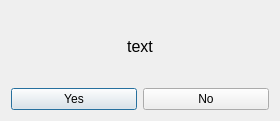
<?xml version="1.0" encoding="UTF-8"?>
<ui version="4.0">
 <class>confirmDialog</class>
 <widget class="QDialog" name="confirmDialog">
  <property name="geometry">
   <rect>
    <x>0</x>
    <y>0</y>
    <width>280</width>
    <height>121</height>
   </rect>
  </property>
  <property name="windowTitle">
   <string>Confirm</string>
  </property>
  <layout class="QGridLayout" name="gridLayout">
   <item row="0" column="0">
    <layout class="QVBoxLayout" name="verticalLayout">
     <item>
      <layout class="QHBoxLayout" name="horizontalLayout">
       <item>
        <widget class="QLabel" name="msgLabel">
         <property name="font">
          <font>
           <pointsize>12</pointsize>
          </font>
         </property>
         <property name="text">
          <string>text</string>
         </property>
         <property name="alignment">
          <set>Qt::AlignmentFlag::AlignCenter</set>
         </property>
        </widget>
       </item>
      </layout>
     </item>
     <item>
      <layout class="QHBoxLayout" name="horizontalLayout_2">
       <item>
        <widget class="QPushButton" name="yesButton">
         <property name="text">
          <string>Yes</string>
         </property>
        </widget>
       </item>
       <item>
        <widget class="QPushButton" name="nobutton">
         <property name="text">
          <string>No</string>
         </property>
        </widget>
       </item>
      </layout>
     </item>
    </layout>
   </item>
  </layout>
 </widget>
 <resources/>
 <connections/>
</ui>
